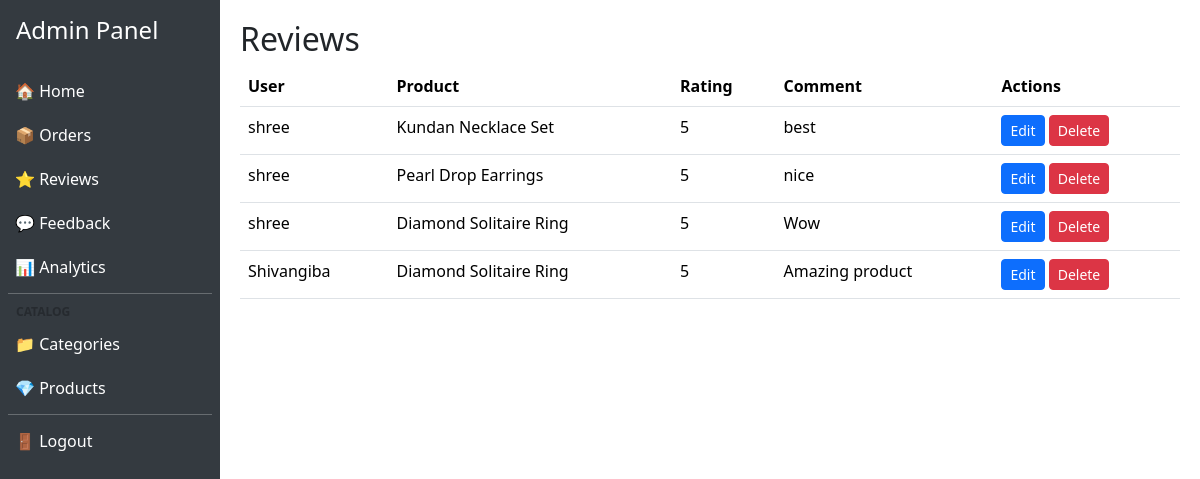
/dashboard/reviews/ (signed in), run on the app's committed database.
### store/models.py (models this page shows, shortened)
class Review(models.Model):
    product = models.ForeignKey(Product, on_delete=models.CASCADE, related_name="reviews")
    user = models.ForeignKey(User, on_delete=models.CASCADE)
    rating = models.IntegerField(choices=[(1,"★"),(2,"★★"),(3,"★★★"),(4,"★★★★"),(5,"★★★★★")])
    comment = models.TextField()
    created_at = models.DateTimeField(auto_now_add=True)

class Product(models.Model):
    category = models.ForeignKey(Category, on_delete=models.CASCADE, related_name="products")
    name = models.CharField(max_length=200)
    price = models.DecimalField(max_digits=10, decimal_places=2)
    description = models.TextField()
    image = models.ImageField(upload_to="products/")

### dashboard/views.py (the view)
# urls.py: path("reviews/", views.review_list, name="review_list"),   # <-- this must exist
@login_required
def review_list(request):
    reviews = Review.objects.select_related("product", "user").all().order_by("-created_at")
    return render(request, "dashboard/reviews.html", {"reviews": reviews})

### dashboard/templates/dashboard/reviews.html (shortened to what this page needs)
{% extends "dashboard/dashboard_base.html" %}
{% block content %}
  <h2>Reviews</h2>
  <table class="table">
    <thead>
      <tr>
        <th>User</th>
        <th>Product</th>
        <th>Rating</th>
        <th>Comment</th>
        <th>Actions</th>
      </tr>
    </thead>
    <tbody>
      {% for review in reviews %}
        <tr>
          <td>{{ review.user.username }}</td>
          <td>{{ review.product.name }}</td>
          <td>{{ review.rating }}</td>
          <td>{{ review.comment }}</td>
          <td>
            <a href="{% url 'edit_review' review.id %}" class="btn btn-sm btn-primary">Edit</a>
            <a href="{% url 'delete_review' review.id %}" class="btn btn-sm btn-danger"
               onclick="return confirm('Delete this review?');">Delete</a>
          </td>
        </tr>
      {% endfor %}
    </tbody>
  </table>
{% endblock %}

### dashboard/templates/dashboard/dashboard_base.html (style rules this page uses)
body { display: flex; min-height: 100vh; }

### data on the page
Review: user.username "shree", product.name "Kundan Necklace Set", rating "5", comment "best"
Review: user.username "shree", product.name "Pearl Drop Earrings", rating "5", comment "nice"
Review: user.username "shree", product.name "Diamond Solitaire Ring", rating "5", comment "Wow"
Review: user.username "Shivangiba", product.name "Diamond Solitaire Ring", rating "5", comment "Amazing product"
